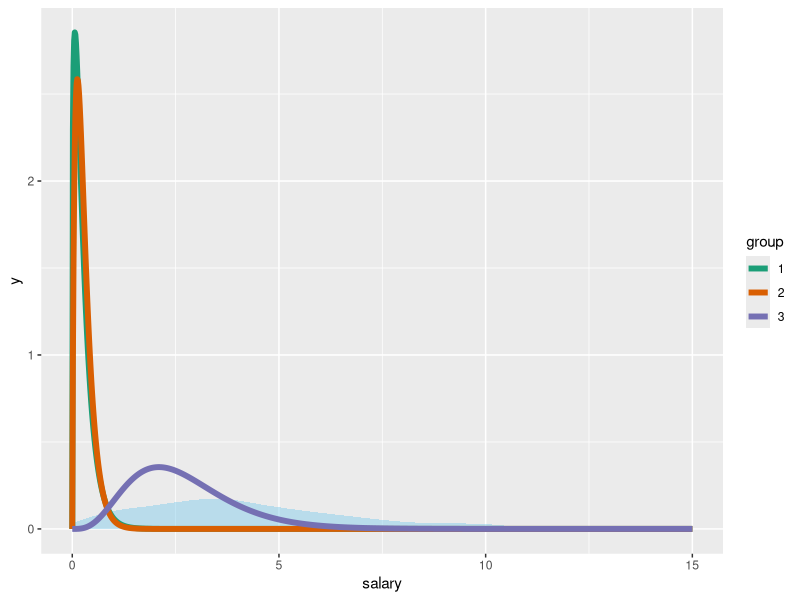

Reproduce this figure in R.
# libraries --------------------------------------------------------------------
library(ggplot2)
library(tidyverse)

# load the data ----------------------------------------------------------------
df <- read.csv("../data/salaries.csv")

# to thousands
df$salary <- df$salary / 1000

# gammas -----------------------------------------------------------------------
gammas <- data.frame(
  k = c(1.322, 1.8, 4.643),
  t = c(0.197, 0.156, 0.575)
)

# calculate density
x_max <- 15
x <- seq(0, x_max, length.out = 1000)

df_gamma <- data.frame(x = numeric(), y = numeric(), group = factor())

for (i in seq_len(nrow(gammas))) {
  gamma <- gammas[i, ]
  y <- dgamma(x, gamma$k, scale = gamma$t)
  df_gamma <- df_gamma %>% add_row(x = x, y = y, group = as.factor(i))
}

# plot -------------------------------------------------------------------------
ggplot(data = df, aes(x = salary)) +
  geom_density(color = NA, fill = "skyblue", alpha = 0.5) +
  geom_line(data = df_gamma, aes(x = x, y = y, color = group), linewidth = 2) +
  xlim(0, x_max) +
  scale_color_brewer(type = "qual", palette = 2)
